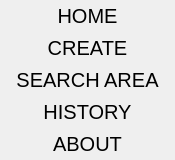
        <widget class="QWidget" name="functions" native="true">
         <property name="maximumSize">
          <size>
           <width>175</width>
           <height>700</height>
          </size>
         </property>
         <property name="styleSheet">
          <string notr="true">button
{

    border-style: outlet;


    border-color: none;
    padding: 4px;
font:20px
}</string>
         </property>
         <layout class="QVBoxLayout" name="verticalLayout_3">
          <property name="spacing">
           <number>0</number>
          </property>
          <property name="leftMargin">
           <number>0</number>
          </property>
          <property name="topMargin">
           <number>0</number>
          </property>
          <property name="rightMargin">
           <number>0</number>
          </property>
          <property name="bottomMargin">
           <number>0</number>
          </property>
          <item>
           <widget class="QPushButton" name="home">
            <property name="sizePolicy">
             <sizepolicy hsizetype="Expanding" vsizetype="Fixed">
              <horstretch>0</horstretch>
              <verstretch>0</verstretch>
             </sizepolicy>
            </property>
            <property name="styleSheet">
             <string notr="true">
    border-style: none;


    border-color: none;
    padding: 4px;
font:20px;
selection-background-color: rgb(170, 37, 14);</string>
            </property>
            <property name="text">
             <string>HOME</string>
            </property>
            <property name="icon">
             <iconset>
              <normaloff>../../../../Downloads/185038_home_house_icon.ico</normaloff>../../../../Downloads/185038_home_house_icon.ico</iconset>
            </property>
            <property name="iconSize">
             <size>
              <width>35</width>
              <height>35</height>
             </size>
            </property>
           </widget>
          </item>
          <item>
           <widget class="QPushButton" name="create">
            <property name="sizePolicy">
             <sizepolicy hsizetype="Expanding" vsizetype="Fixed">
              <horstretch>0</horstretch>
              <verstretch>0</verstretch>
             </sizepolicy>
            </property>
            <property name="styleSheet">
             <string notr="true">
    border-style: none;


    border-color: none;
    padding: 4px;
font:20px</string>
            </property>
            <property name="text">
             <string>CREATE</string>
            </property>
            <property name="icon">
             <iconset>
              <normaloff>../../../../Downloads/icons/9104212_plus_add_document_create_page_icon.ico</normaloff>../../../../Downloads/icons/9104212_plus_add_document_create_page_icon.ico</iconset>
            </property>
            <property name="iconSize">
             <size>
              <width>35</width>
              <height>35</height>
             </size>
            </property>
           </widget>
          </item>
          <item>
           <widget class="QPushButton" name="searchArea">
            <property name="sizePolicy">
             <sizepolicy hsizetype="Expanding" vsizetype="Fixed">
              <horstretch>0</horstretch>
              <verstretch>0</verstretch>
             </sizepolicy>
            </property>
            <property name="styleSheet">
             <string notr="true">
    border-style: none;


    border-color: none;
    padding: 4px;
font:20px</string>
            </property>
            <property name="text">
             <string>SEARCH AREA</string>
            </property>
            <property name="icon">
             <iconset>
              <normaloff>../../../../Downloads/icons/9069819_modify_icon.ico</normaloff>../../../../Downloads/icons/9069819_modify_icon.ico</iconset>
            </property>
            <property name="iconSize">
             <size>
              <width>35</width>
              <height>35</height>
             </size>
            </property>
           </widget>
          </item>
          <item>
           <widget class="QPushButton" name="history">
            <property name="sizePolicy">
             <sizepolicy hsizetype="Expanding" vsizetype="Fixed">
              <horstretch>0</horstretch>
              <verstretch>0</verstretch>
             </sizepolicy>
            </property>
            <property name="styleSheet">
             <string notr="true">
    border-style: none;


    border-color: none;
    padding: 4px;
font:20px</string>
            </property>
            <property name="text">
             <string>HISTORY</string>
            </property>
            <property name="icon">
             <iconset>
              <normaloff>../../../../Downloads/8541835_history_time_icon.ico</normaloff>../../../../Downloads/8541835_history_time_icon.ico</iconset>
            </property>
            <property name="iconSize">
             <size>
              <width>35</width>
              <height>35</height>
             </size>
            </property>
           </widget>
          </item>
          <item>
           <widget class="QPushButton" name="about">
            <property name="sizePolicy">
             <sizepolicy hsizetype="Expanding" vsizetype="Fixed">
              <horstretch>0</horstretch>
              <verstretch>0</verstretch>
             </sizepolicy>
            </property>
            <property name="font">
             <font>
              <pointsize>-1</pointsize>
              <weight>50</weight>
              <italic>false</italic>
              <bold>false</bold>
             </font>
            </property>
            <property name="styleSheet">
             <string notr="true">
    border-style: none;


    border-color: none;
    padding: 4px;
font:20px</string>
            </property>
            <property name="text">
             <string>ABOUT</string>
            </property>
            <property name="icon">
             <iconset>
              <normaloff>../../../../Downloads/4470663_description_about_app_web_info_icon.ico</normaloff>../../../../Downloads/4470663_description_about_app_web_info_icon.ico</iconset>
            </property>
            <property name="iconSize">
             <size>
              <width>35</width>
              <height>35</height>
             </size>
            </property>
           </widget>
          </item>
         </layout>
        </widget>
